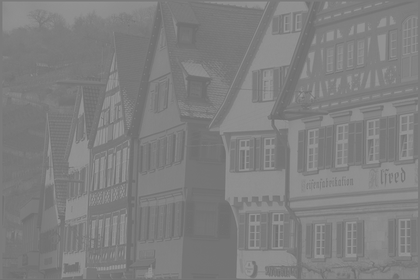
%> input picture Exercise 3/alfred_lowcontrast.png, 420 x 280 px, shrunk from 768 x 512 before the run
$ octave enhContrastTest.m   (GNU Octave 9; MATLAB toolbox functions it lacks are replaced by stand-ins)
%> lines starting %> are read from the running program, lines starting %| are printed output that depends on the picture
### Exercise 3/enhContrast.m
function [B] = enhContrast(A, method)
%
% enhContrast enhances the contrast of an 8-bit image A
%
% Input:
%   A - the original image A
%   method - the method of enhancement either 'strecthing' or
%   'equalization'
%
% Output:
%   B - a contrast enhanced image of the same size
%
%%%%%%%%%%%%%%%%%%%%%%%%%%%%%%%%%%%%%%%%%%%%%%%%%%%%%%%%%%%%%%%%%%%%%%%%%%%

M = size(A,1);
N = size(A,2);

B = zeros(M,N,'uint8');

if method == "stretching"
    A = double(A);
    kmax = max(max(A));
    kmin = min(min(A));
    diff = double(kmax - kmin);
    for i = 1:M
        for j = 1:N
            B(i,j) = round((double(A(i,j)) - kmin) / diff * 255);
        end
    end
else                                                %method == "equalization"
    H = imhist(A);
    totalpixels = M * N;
    scale_factor = double(255 / totalpixels);       %normalization factor

    sum = zeros(256,1);
    sum(1) = H(1);                                  %sum up frequencies cumulatively
    for i = 2:size(sum)
        sum(i) = sum(i-1) + H(i);
    end

    phi = zeros(256,1);
    for i = 1:size(phi)                             %normalize the sum
        phi(i) = round(sum(i) * scale_factor);
    end

    for i = 1:M                                     %enhance original image with map phi
        for j = 1:N
            B(i,j) = phi(double(A(i,j))+1);
        end
    end
end


end


%%%%%%%%%%%%%%%%%%%%%%%%%%%%%%%%%%%%%%%%%%%%%%%%%%%%%%%%%%%%%%%%%%%%%%%%%%%

%by Oleksandra Riabova, Yasmeen Hack, Shriya Jain

### Exercise 3/enhContrastTest.m
% For this test, you need to copy your solution 'enhContrast.m' and the image
% 'alfred_lowcontrast.png' into your working directory. Additionally, you need
% to install and load the 'image' package/toolbox.


A = imread('alfred_lowcontrast.png');
%> A is the input picture: size 280x420 uint8; min 108, max 151, mean 126.7
[M, N] = size(A);
%> M = 280; N = 420

test = 0;
counter = 1;

%%%%%%%%%%%%%%%%%%%%%%%%%%%%%%%%%%%%%%%%%%%%%%%%%%%%%%%%%%%%%%%%%%%%%%%%%%%%%%%%
% Test 1: checks if output image has the right size
try

  [B] = enhContrast(A, 'stretching');
%> in enhContrast, `kmax = max(max(A));`: kmax = 151
%> in enhContrast, `kmin = min(min(A));`: kmin = 108
%> in enhContrast, `diff = double(kmax - kmin);`: diff = 43
%> after the loop in enhContrast, `for i = 1:M`:
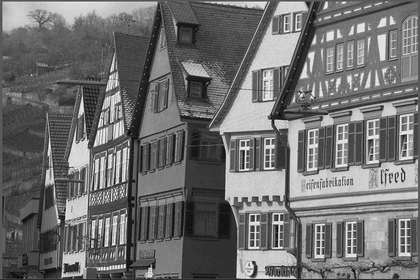
%> B: size 280x420 uint8; min 0, max 255, mean 111
  [C] = enhContrast(A, 'equalization');
%> call 2 of enhContrast, with method = 'equalization'
%> in enhContrast (call 2), `H = imhist(A);`: H = 256 values, max 7049 at index 121, min 0 at index 1, mean 459.4
%> after the loop in enhContrast (call 2), `for i = 2:size(sum)`: sum = 256 values from 0 to 117600
%> after the loop in enhContrast (call 2), `for i = 1:size(phi)`: phi = 256 values from 0 to 255
%> after the loop in enhContrast (call 2), `for i = 1:M`:
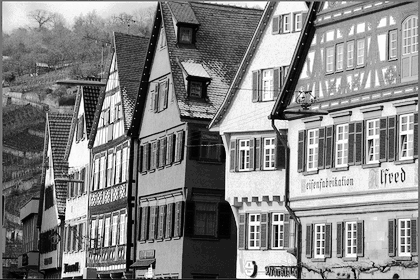
%> B: size 280x420 uint8; min 0, max 255, mean 132.2
  [M1, N1] = size(B);
%> M1 = 280; N1 = 420
  [M2, N2] = size(C);
%> M2 = 280; N2 = 420

  test(counter) = (M1 == M) && (N1 == N) && (M2 == M) && (N1 == N);

catch error

  test(counter) = 0;
  fprintf('An error occured in Test %i.\n',counter)
  disp(error)

end
%%%%%%%%%%%%%%%%%%%%%%%%%%%%%%%%%%%%%%%%%%%%%%%%%%%%%%%%%%%%%%%%%%%%%%%%%%%%%%%%

counter = counter + 1;

%%%%%%%%%%%%%%%%%%%%%%%%%%%%%%%%%%%%%%%%%%%%%%%%%%%%%%%%%%%%%%%%%%%%%%%%%%%%%%%%
% Test 2: checks if output image is 'uint8'
try

  [B] = enhContrast(A, 'stretching');
  [C] = enhContrast(A, 'equalization');

  test(counter) = isa(B, 'uint8') && isa(C, 'uint8');

catch error

  test(counter) = 0;
  fprintf('An error occured in Test %i.\n',counter)
  disp(error)

end
%%%%%%%%%%%%%%%%%%%%%%%%%%%%%%%%%%%%%%%%%%%%%%%%%%%%%%%%%%%%%%%%%%%%%%%%%%%%%%%%

counter = counter + 1;

%%%%%%%%%%%%%%%%%%%%%%%%%%%%%%%%%%%%%%%%%%%%%%%%%%%%%%%%%%%%%%%%%%%%%%%%%%%%%%%%
% Test 3: functionality test method 'stretching'
try

  [B] = enhContrast(A, 'stretching');
  kmin = min(min(B));
%> kmin = 0
  kmax = max(max(B));
%> kmax = 255

  test(counter) = (kmin == 0) && (kmax == 255);

catch error

  test(counter) = 0;
  fprintf('An error occured in Test %i.\n',counter)
  disp(error)

end
%%%%%%%%%%%%%%%%%%%%%%%%%%%%%%%%%%%%%%%%%%%%%%%%%%%%%%%%%%%%%%%%%%%%%%%%%%%%%%%%

counter = counter + 1;

%%%%%%%%%%%%%%%%%%%%%%%%%%%%%%%%%%%%%%%%%%%%%%%%%%%%%%%%%%%%%%%%%%%%%%%%%%%%%%%%
% Test 4: functionality test method 'equalization'
try

  [B] = enhContrast(A, 'equalization');
  kmax = max(max(B));
  kmin = min(min(B));

  test(counter) = (kmin <= 1) && (kmax == 255);

  % Note: kmin does not always have to be 0 after histogram equalization!

catch error

  test(counter) = 0;
  fprintf('An error occured in Test %i.\n',counter)
  disp(error)

end
%%%%%%%%%%%%%%%%%%%%%%%%%%%%%%%%%%%%%%%%%%%%%%%%%%%%%%%%%%%%%%%%%%%%%%%%%%%%%%%%


%Summary
disp('Summary:');
for i=1:length(test)
    if test(i)
        fprintf('Test %i: passed\n',i)
    else
        fprintf('Test %i: failed\n',i)
    end
end


%%%%%%%%%%%%%%%%%%%%%%%%%%%%%%%%%%%%%%%%%%%%%%%%%%%%%%%%%%%%%%%%%%%%%%%%%%%%%%%%
% Eye test: take a look at the result
try

  [B] = enhContrast(A, 'stretching');

  figure
  imshow(B)
  title('Output method stretching')

  figure
  bar(0:255, imhist(B))
  xlim([0, 255])
  title('Histogram after stretching')
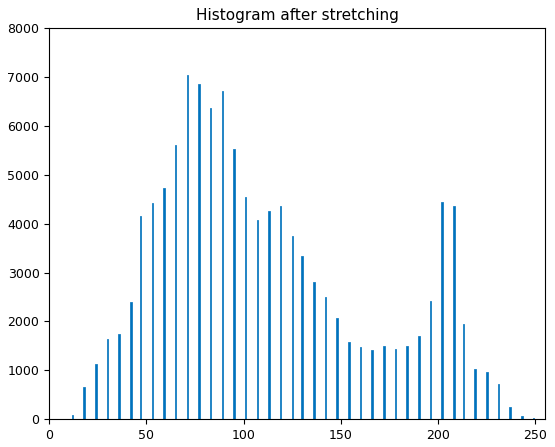
%> figure redrawn from the program's plot data; tallest bar 7049 high, from x = 70.6 to 71.4

  [B] = enhContrast(A, 'equalization');

  figure
  imshow(B)
  title('Output method equalization')

  figure
  bar(0:255, imhist(B))
  xlim([0, 255])
  title('Histogram after equalization')
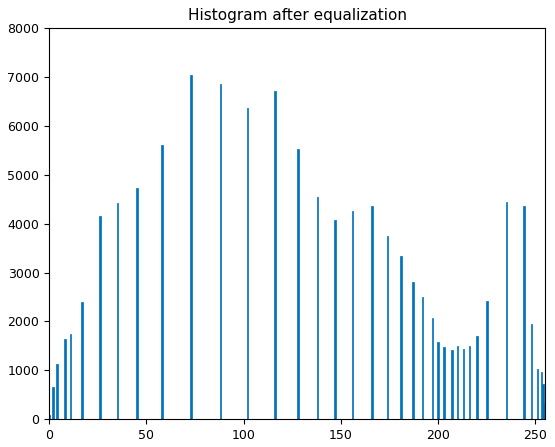
%> figure redrawn from the program's plot data; tallest bar 7049 high, from x = 72.6 to 73.4


catch error

  print('An error occured in Eye Test')
  disp(error)

end
%%%%%%%%%%%%%%%%%%%%%%%%%%%%%%%%%%%%%%%%%%%%%%%%%%%%%%%%%%%%%%%%%%%%%%%%%%%%%%%%
